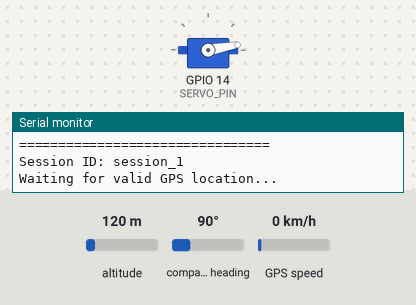
A sketch run on a simulated ESP32-S3. Shown: servo, the last lines printed to the serial monitor. The inputs (shaded band) are chosen by the test bench; at power-on: altitude 120 m, compass heading 90°, GPS speed 0 km/h. WiFi joins after 1.5 s; servers stay silent unless stated; uploads are accepted with an empty reply; the GPS gets a fix after 3 s at 37.7749, -122.4194 with 8 satellites; the camera gives no picture.

Above: at 3.85 s.
At 6.15 s:
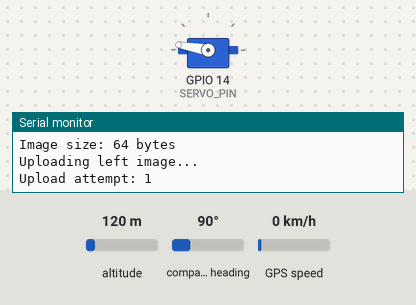
Timing chart, 0 to 9.5 s (numbered marks = the images above):
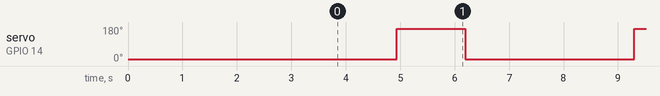

The sketch:

ESP32_S3_CAM_GPS.ino
```cpp
#include "esp_camera.h"
#include <WiFi.h>
#include <HTTPClient.h>
#include <TinyGPSPlus.h>
#include <ESP32Servo.h>

// =================================================
// 1. WIFI SETTINGS
// =================================================

// Enter your Wi-Fi details here
const char* WIFI_SSID = "Redmi 13C";
const char* WIFI_PASSWORD = "hamza1112";

// Enter your laptop's current IPv4 address
const char* SERVER_URL = "http://10.38.49.5:8000/upload";

// =================================================
// 2. GPS SETTINGS
// =================================================

#define GPS_RX_PIN 1
#define GPS_TX_PIN 2

HardwareSerial GPSSerial(1);
TinyGPSPlus gps;

// =================================================
// 3. SERVO SETTINGS
// =================================================

#define SERVO_PIN 14

Servo cameraServo;

// Adjust these angles according to your camera mounting
const int RIGHT_ANGLE = 10;
const int LEFT_ANGLE  = 170;

// =================================================
// 4. CAMERA PIN CONFIGURATION - OV3666
// Keep your existing camera pin configuration
// =================================================

#define PWDN_GPIO_NUM  -1
#define RESET_GPIO_NUM -1
#define XCLK_GPIO_NUM  15
#define SIOD_GPIO_NUM  4
#define SIOC_GPIO_NUM  5

#define Y9_GPIO_NUM    16
#define Y8_GPIO_NUM    17
#define Y7_GPIO_NUM    18
#define Y6_GPIO_NUM    12
#define Y5_GPIO_NUM    10
#define Y4_GPIO_NUM    8
#define Y3_GPIO_NUM    9
#define Y2_GPIO_NUM    11

#define VSYNC_GPIO_NUM 6
#define HREF_GPIO_NUM  7
#define PCLK_GPIO_NUM  13

// =================================================
// 5. SESSION SETTINGS
// =================================================

unsigned long sessionCounter = 0;

// =================================================
// 6. PSRAM AND MEMORY DIAGNOSTICS
// =================================================

void printMemoryInformation() {

  Serial.println();
  Serial.println("========== ESP32-S3 MEMORY ==========");

  Serial.print("PSRAM found: ");
  Serial.println(psramFound() ? "YES" : "NO");

  Serial.print("PSRAM size: ");
  Serial.print(ESP.getPsramSize());
  Serial.println(" bytes");

  Serial.print("Free PSRAM: ");
  Serial.print(ESP.getFreePsram());
  Serial.println(" bytes");

  Serial.print("Free heap: ");
  Serial.print(ESP.getFreeHeap());
  Serial.println(" bytes");

  Serial.println("=====================================");
  Serial.println();
}

// =================================================
// 7. INITIALIZE CAMERA WITH PSRAM
// =================================================

bool initializeCamera() {

  camera_config_t config = {};

  config.ledc_channel = LEDC_CHANNEL_0;
  config.ledc_timer = LEDC_TIMER_0;

  // Camera data pins
  config.pin_d0 = Y2_GPIO_NUM;
  config.pin_d1 = Y3_GPIO_NUM;
  config.pin_d2 = Y4_GPIO_NUM;
  config.pin_d3 = Y5_GPIO_NUM;
  config.pin_d4 = Y6_GPIO_NUM;
  config.pin_d5 = Y7_GPIO_NUM;
  config.pin_d6 = Y8_GPIO_NUM;
  config.pin_d7 = Y9_GPIO_NUM;

  // Camera control pins
  config.pin_xclk = XCLK_GPIO_NUM;
  config.pin_pclk = PCLK_GPIO_NUM;
  config.pin_vsync = VSYNC_GPIO_NUM;
  config.pin_href = HREF_GPIO_NUM;

  config.pin_sccb_sda = SIOD_GPIO_NUM;
  config.pin_sccb_scl = SIOC_GPIO_NUM;

  config.pin_pwdn = PWDN_GPIO_NUM;
  config.pin_reset = RESET_GPIO_NUM;

  // Camera settings
  config.xclk_freq_hz = 20000000;
  config.pixel_format = PIXFORMAT_JPEG;

  config.fb_count = 1;

  // Select camera memory settings
  if (psramFound()) {

    Serial.println("PSRAM detected.");
    Serial.println("Using PSRAM for camera frame buffer.");

    config.frame_size = FRAMESIZE_VGA;
    config.jpeg_quality = 12;

    config.fb_location = CAMERA_FB_IN_PSRAM;
    config.grab_mode = CAMERA_GRAB_LATEST;

  } else {

    Serial.println("WARNING: PSRAM not detected.");
    Serial.println("Using internal RAM.");
    Serial.println("Camera resolution reduced to QQVGA.");

    config.frame_size = FRAMESIZE_QQVGA;
    config.jpeg_quality = 20;

    config.fb_location = CAMERA_FB_IN_DRAM;
    config.grab_mode = CAMERA_GRAB_WHEN_EMPTY;
  }

  Serial.println();
  Serial.println("Initializing camera...");

  esp_err_t result = esp_camera_init(&config);

  if (result != ESP_OK) {

    Serial.printf(
      "Camera initialization failed: 0x%x\n",
      result
    );

    Serial.print("Free heap after camera error: ");
    Serial.println(ESP.getFreeHeap());

    Serial.print("Free PSRAM after camera error: ");
    Serial.println(ESP.getFreePsram());

    return false;
  }

  Serial.println("Camera initialized successfully.");

  printMemoryInformation();

  return true;
}

// =================================================
// 8. CONNECT TO WIFI
// =================================================

void connectWiFi() {

  Serial.println();
  Serial.println("Connecting to WiFi...");

  WiFi.begin(WIFI_SSID, WIFI_PASSWORD);

  while (WiFi.status() != WL_CONNECTED) {

    delay(500);
    Serial.print(".");
  }

  Serial.println();
  Serial.println("WiFi connected.");

  Serial.print("ESP32 IP address: ");
  Serial.println(WiFi.localIP());
}

// =================================================
// 9. GET GPS COORDINATES
// =================================================

bool getGPSCoordinates(
  double &latitude,
  double &longitude
) {

  Serial.println();
  Serial.println("Waiting for valid GPS location...");

  while (true) {

    while (GPSSerial.available()) {
      gps.encode(GPSSerial.read());
    }

    if (
      gps.location.isValid() &&
      gps.location.age() < 5000
    ) {

      latitude = gps.location.lat();
      longitude = gps.location.lng();

      Serial.println("GPS location received.");

      Serial.print("Latitude: ");
      Serial.println(latitude, 7);

      Serial.print("Longitude: ");
      Serial.println(longitude, 7);

      return true;
    }

    delay(10);
  }
}

// =================================================
// 10. CAPTURE IMAGE
// =================================================

camera_fb_t* captureImage(const char* direction) {

  Serial.println();
  Serial.print("Capturing ");
  Serial.print(direction);
  Serial.println(" image...");

  camera_fb_t* fb = esp_camera_fb_get();

  if (!fb) {

    Serial.println("Camera capture failed.");

    return nullptr;
  }

  Serial.print("Image size: ");
  Serial.print(fb->len);
  Serial.println(" bytes");

  return fb;
}

// =================================================
// 11. UPLOAD IMAGE TO FASTAPI
// =================================================

bool uploadImage(
  camera_fb_t* fb,
  const char* direction,
  double latitude,
  double longitude,
  String sessionID
) {

  if (!fb) {
    return false;
  }

  if (WiFi.status() != WL_CONNECTED) {

    Serial.println("WiFi disconnected. Reconnecting...");
    connectWiFi();
  }

  String url = String(SERVER_URL);

  url += "?latitude=" + String(latitude, 7);
  url += "&longitude=" + String(longitude, 7);
  url += "&session_id=" + sessionID;
  url += "&direction=" + String(direction);

  Serial.println();
  Serial.print("Uploading ");
  Serial.print(direction);
  Serial.println(" image...");

  bool uploaded = false;

  for (int attempt = 1; attempt <= 3; attempt++) {

    Serial.print("Upload attempt: ");
    Serial.println(attempt);

    HTTPClient http;

    http.setTimeout(15000);

    if (!http.begin(url)) {

      Serial.println("Could not start HTTP connection.");

      delay(1500);
      continue;
    }

    http.addHeader("Content-Type", "image/jpeg");

    int httpCode = http.POST(fb->buf, fb->len);

    if (httpCode > 0) {

      Serial.print("HTTP response: ");
      Serial.println(httpCode);

      if (httpCode >= 200 && httpCode < 300) {

        Serial.print(direction);
        Serial.println(" image uploaded successfully.");

        uploaded = true;
      }

    } else {

      Serial.print("Upload error: ");
      Serial.println(http.errorToString(httpCode));
    }

    http.end();

    if (uploaded) {
      break;
    }

    delay(1500);
  }

  return uploaded;
}

// =================================================
// 12. COMPLETE CAMERA CYCLE
// =================================================

void runCameraCycle() {

  sessionCounter++;

  String sessionID = "session_" + String(sessionCounter);

  Serial.println();
  Serial.println("================================");
  Serial.println("STARTING NEW CAMERA CYCLE");
  Serial.println("================================");

  Serial.print("Session ID: ");
  Serial.println(sessionID);

  // STEP 1: Get one GPS coordinate
  // Both images will use this same coordinate.

  double latitude;
  double longitude;

  if (!getGPSCoordinates(latitude, longitude)) {

    Serial.println("GPS location unavailable.");
    return;
  }

  // STEP 2: Move camera to RIGHT position

  Serial.println();
  Serial.println("Moving camera to RIGHT position...");

  cameraServo.write(RIGHT_ANGLE);
  delay(800);

  // STEP 3: Capture RIGHT image

  camera_fb_t* rightImage = captureImage("RIGHT");

  bool rightUploaded = false;

  if (rightImage) {

    rightUploaded = uploadImage(
      rightImage,
      "right",
      latitude,
      longitude,
      sessionID
    );

    esp_camera_fb_return(rightImage);
  }

  // STEP 4: Rotate camera to LEFT position

  Serial.println();
  Serial.println("Rotating camera to LEFT position...");

  cameraServo.write(LEFT_ANGLE);
  delay(1000);

  // STEP 5: Capture LEFT image

  camera_fb_t* leftImage = captureImage("LEFT");

  bool leftUploaded = false;

  if (leftImage) {

    leftUploaded = uploadImage(
      leftImage,
      "left",
      latitude,
      longitude,
      sessionID
    );

    esp_camera_fb_return(leftImage);
  }

  // STEP 6: Return camera to RIGHT position

  Serial.println();
  Serial.println("Returning camera to RIGHT position...");

  cameraServo.write(RIGHT_ANGLE);
  delay(1000);

  // STEP 7: Show upload results

  Serial.println();
  Serial.println("========== UPLOAD RESULTS ==========");

  Serial.print("Right image: ");
  Serial.println(rightUploaded ? "SUCCESS" : "FAILED");

  Serial.print("Left image: ");
  Serial.println(leftUploaded ? "SUCCESS" : "FAILED");

  if (rightUploaded && leftUploaded) {

    Serial.println();
    Serial.println("BOTH IMAGES UPLOADED SUCCESSFULLY.");

    Serial.print("Session ID: ");
    Serial.println(sessionID);

    Serial.print("Latitude: ");
    Serial.println(latitude, 7);

    Serial.print("Longitude: ");
    Serial.println(longitude, 7);

  } else {

    Serial.println();
    Serial.println("WARNING: CAMERA CYCLE INCOMPLETE.");
    Serial.println("Check WiFi, FastAPI and upload errors.");
  }

  Serial.println("================================");
}

// =================================================
// 13. SETUP
// =================================================

void setup() {

  Serial.begin(115200);
  delay(1000);

  Serial.println();
  Serial.println("ESP32-S3-CAM SYSTEM STARTING");

  // STEP 1: Check PSRAM and available memory

  printMemoryInformation();

  // STEP 2: Start GPS UART

  GPSSerial.begin(
    9600,
    SERIAL_8N1,
    GPS_RX_PIN,
    GPS_TX_PIN
  );

  Serial.println("GPS UART initialized.");

  // STEP 3: Initialize servo

  cameraServo.setPeriodHertz(50);

  cameraServo.attach(
    SERVO_PIN,
    500,
    2400
  );

  cameraServo.write(RIGHT_ANGLE);

  delay(1000);

  Serial.println("Servo initialized.");

  // STEP 4: Initialize camera

  if (!initializeCamera()) {

    Serial.println();
    Serial.println("CAMERA INITIALIZATION FAILED.");
    Serial.println("Check PSRAM settings and camera connections.");

    while (true) {
      delay(1000);
    }
  }

  // STEP 5: Connect WiFi

  connectWiFi();

  Serial.println();
  Serial.println("ESP32-S3-CAM READY.");
}

// =================================================
// 14. MAIN LOOP
// =================================================

void loop() {

  runCameraCycle();

  // Short pause before the next camera cycle.
  // This is NOT the robot's movement timer.

  delay(1000);
}
```

Measured:
- by itself, servo on GPIO 14 (SERVO_PIN): alternates 170° for 1.3 s and 10° for 3.1 s
